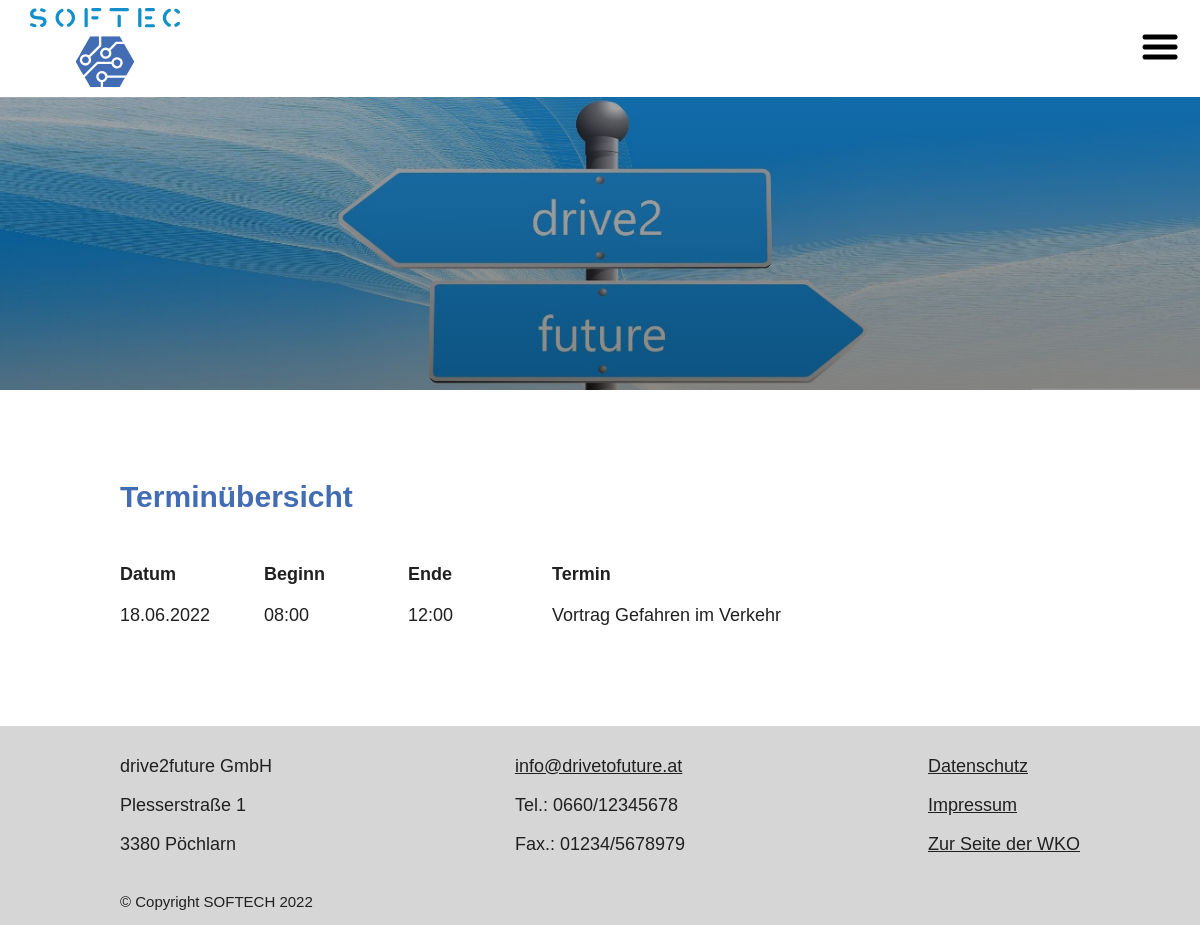
Page /views/appointments.php (signed in) on the committed database.
### tables this page shows
CREATE TABLE `appointments` (
    `id_appointment` int(11) NOT NULL,
    `date` date NOT NULL,
    `begin_time` time NOT NULL,
    `end_time` time NOT NULL,
    `description` TEXT NOT NULL,
    `appointment_types_id_a_type` int(11) NOT NULL,
    `rooms_id_room` int(11) NOT NULL,
    `class_id_class` int(11) NOT NULL
  );

### lib/user_role.php (called while the page is built, shortened)
<?php
require_once __DIR__ . '/../models/login.php';
if (isset($_SESSION['user_session']) || isset($_SESSION['userId'])) {
  $userId = $_SESSION['user_session'];
  $userId = str_replace('_loggedIn', '', $userId);
  $user_role = check_user_role($userId);
  $role = $user_role['r_type'];
}
switch ($role) {
  case 'EMPLOYEE':
      $user_employee = true;
      break;
}

### models/db_connection.php (called while the page is built, shortened)
<?php
function get_db()
{
  static $db;
  if ($db instanceof PDO) {
    return $db;
  }
  $dsn = sprintf('mysql:host=%s;dbname=%s;', DB_HOST, DB_NAME);
  $db = new PDO($dsn, DB_USER, DB_PASS);
  return $db;
}

### models/login.php (called while the page is built, shortened)
<?php
require_once __DIR__ . '/db_connection.php';
function check_user_role(string $userId)
{
  $sql_check_user_role = 'SELECT `id_user`, `roles_id_role`, `roles`.`id_role`, `roles`.`r_type`
                          FROM `users`, `roles`
                          WHERE `id_user` = :userId
                          AND `roles`.`id_role` = `roles_id_role`';
  $stmt_check_user_role = get_db()->prepare($sql_check_user_role);
  $stmt_check_user_role->execute([':userId' => $userId]);
  $res_check_user_role = $stmt_check_user_role->fetch(PDO::FETCH_ASSOC);
  return $res_check_user_role;
}

### models/appointments.php (called while the page is built, shortened)
<?php
require_once __DIR__ . '/db_connection.php';
function get_appointments_for_user($userid)
{
    $sql = "SELECT `date`,`begin_time`,`end_time`,`description`, `id_appointment`
    FROM drive2future.users_has_appointments uha
    join appointments a on uha.appointments_id_appointment = a.id_appointment
    where users_id_user = :userid
    order by date;";
    $getUserAppointment = get_db()->prepare($sql);
    $params = [":userid" => $userid];
    $getUserAppointment->execute($params);
    return $getUserAppointment->fetchAll();
}

### controllers/appointments.php (called while the page is built, shortened)
<?php
require_once __DIR__ . '/../lib/user_role.php';
require_once __DIR__ . '/../models/appointments.php';
$appointments_for_user = get_appointments_for_user(str_replace('_loggedIn', '', $_SESSION['user_session']));

### views/appointments.php (the view, shortened to what this page needs)
<?php
require_once __DIR__ . '/../lib/user_role.php';
require_once __DIR__ . '/../controllers/appointments.php';
?>
<!DOCTYPE html>
<html>
<?php require_once __DIR__ . '/partials/head.php' ?>
<body>
  <?php require_once __DIR__ . '/partials/navbar.php' ?>
  <div class="container">
    <h1>Terminübersicht</h1>
    <?php if ($user_employee || $user_student) : ?>
    <div class="app-overview">
      <div class="app-item app-headlines">
        <div class="app-row">
          <div class="box-1">Datum</div>
          <div class="box-2">Beginn</div>
          <div class="box-3">Ende</div>
          <div class="box-4">Termin</div>
        </div>
      </div>
      <?php foreach ($appointments_for_user as $app) : ?>
        <div class="app-item">
          <div class="app-row">
            <div class="box-1"><span>Datum: </span><?php echo date('d.m.Y', strtotime($app['date'])) ?></div>
            <div class="box-2"><span>Beginn: </span><?php echo date('H:i', strtotime($app['begin_time'])) ?></div>
            <div class="box-3"><span>Ende: </span><?php echo date('H:i', strtotime($app['end_time'])) ?></div>
            <div class="box-4"><span>Termin: </span><?php echo $app['description']; ?></div>
          </div>
        </div>
      <?php endforeach ?>
    </div>
    <?php endif ?>
  </div>
  <?php require_once __DIR__ . '/partials/footer.php' ?>
</body>
</html>

### assets/css/style.css (style rules this page uses)
body { font-size: 10px; font-family: Helvetica, sans-serif; color: #202020; margin: 0; }
body h1 { font-size: 3em; margin-bottom: 50px; color: #426cb4; }
body .container { padding: 0 180px; margin-bottom: 80px; }
@media (max-width: 1200px) { body .container { padding: 0 120px; } }
body .container .app-item { display: flex; flex-direction: column; font-size: 1.8em; }
body .container .app-item.app-headlines { font-weight: bold; }
body .container .app-item .app-row { display: flex; flex-direction: row; margin-bottom: 20px; }
@media (min-width: 1151px) { body .container .app-item .app-row .box-1 { width: 15%; } }
@media (min-width: 1151px) { body .container .app-item .app-row .box-2, body .container .app-item .app-row .box-3 { width: 10%; } }
@media (min-width: 1151px) { body .container .app-item .app-row .box-4 { width: 41%; } }
@media (min-width: 1151px) { body .container .app-overview .box-1, body .container .app-overview .box-2, body .container .app-overview .box-3 { width: 15% !important; } }
@media (min-width: 1151px) { body .container .app-overview .box-4 { width: 55% !important; } }

### rows in the picture
appointments: date "18.06.2022", begin_time "08:00", end_time "12:00", description "Vortrag Gefahren im Verkehr"
